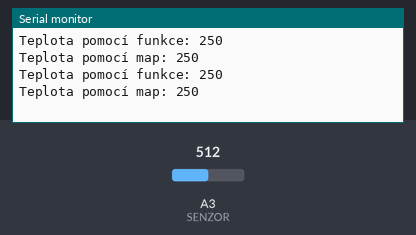
This sketch was run on a simulated Arduino Uno, built with avr-gcc and run on an emulated ATmega328P. Parts: the last lines printed to the serial monitor. Inputs (shaded band) come from the test bench; at power-on: A3 (SENZOR) = 512.

Above: at 1.2 s.
1.3 s: A3 (SENZOR) set to 716
At 2.6 s:
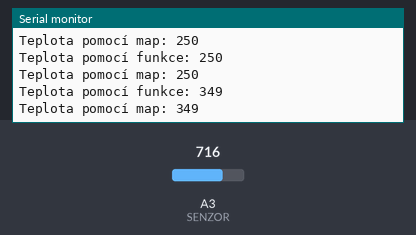
2.8 s: A3 (SENZOR) set to 900
At 3.8 s:
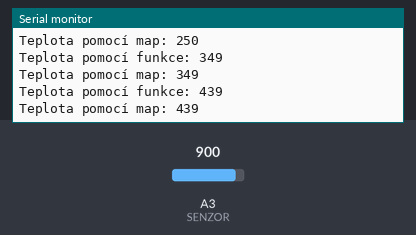
Timing chart, 0 to 5.8 s (numbered marks = the images above; inputs shaded):
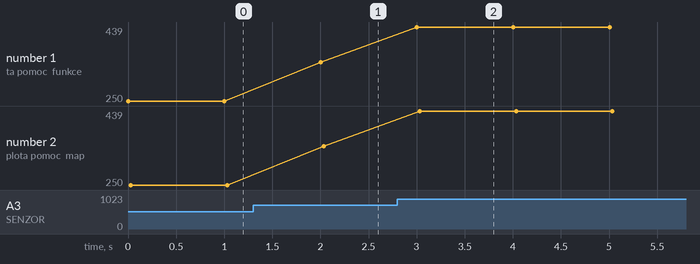

Measured:
- after the input at 1.3 s, the serial monitor: prints a new line after 0.70 s (image 1)
- after the input at 2.8 s, the serial monitor: prints a new line after 0.20 s (image 2)
- plotted number 1: 250 → 349 after the input at 1.3 s, 349 → 439 after the input at 2.8 s
- plotted number 2: 250 → 349 after the input at 1.3 s, 349 → 439 after the input at 2.8 s

The sketch:

01_Teplotni_senzor.ino
```cpp
// Definice konstanty pro pin teplotního senzoru
#define SENZOR A3

// Funkce pro převod naměřené hodnoty na stupně Celsia
int prepocetTeploty(int in_hodnota)
{
  // 1. vstupní hodnotu vydělíme maximální měřitelnou hodnotou,
  //    je nutné použít desetinné číslo, aby nedošlo k zaokrouhlení
  // 2. Vynásobíme maximální hodnotou napětí na desce (5 V = 5000 mV)
  // 3. Vydělíme inkrement, po kterých senzor měří (10 mV odpovídá 1 °C)
  return in_hodnota / 1024.0 * 5000 / 10;
}

void setup()
{
  Serial.begin(9600);
}

void loop()
{
  int teplota = analogRead(SENZOR);

  Serial.print("Teplota pomocí funkce: ");
  Serial.println(prepocetTeploty(analogRead(SENZOR)));

  // map(vstup, min_původní, max_původní, min_nové, max_nové)
  teplota = map(teplota, 0, 1023, 0, 500);
  Serial.print("Teplota pomocí map: ");
  Serial.println(teplota);

  delay(1000);
}
```
